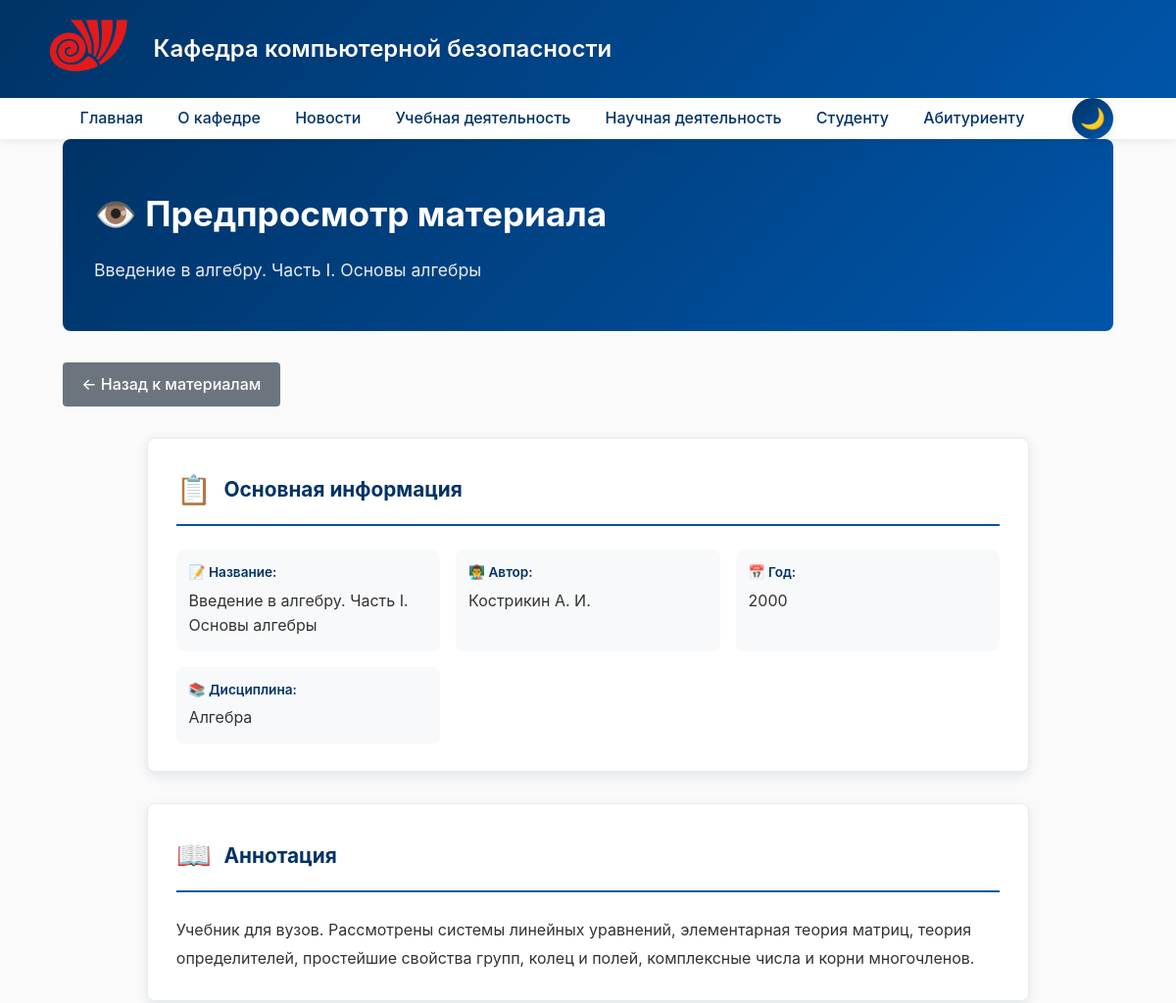
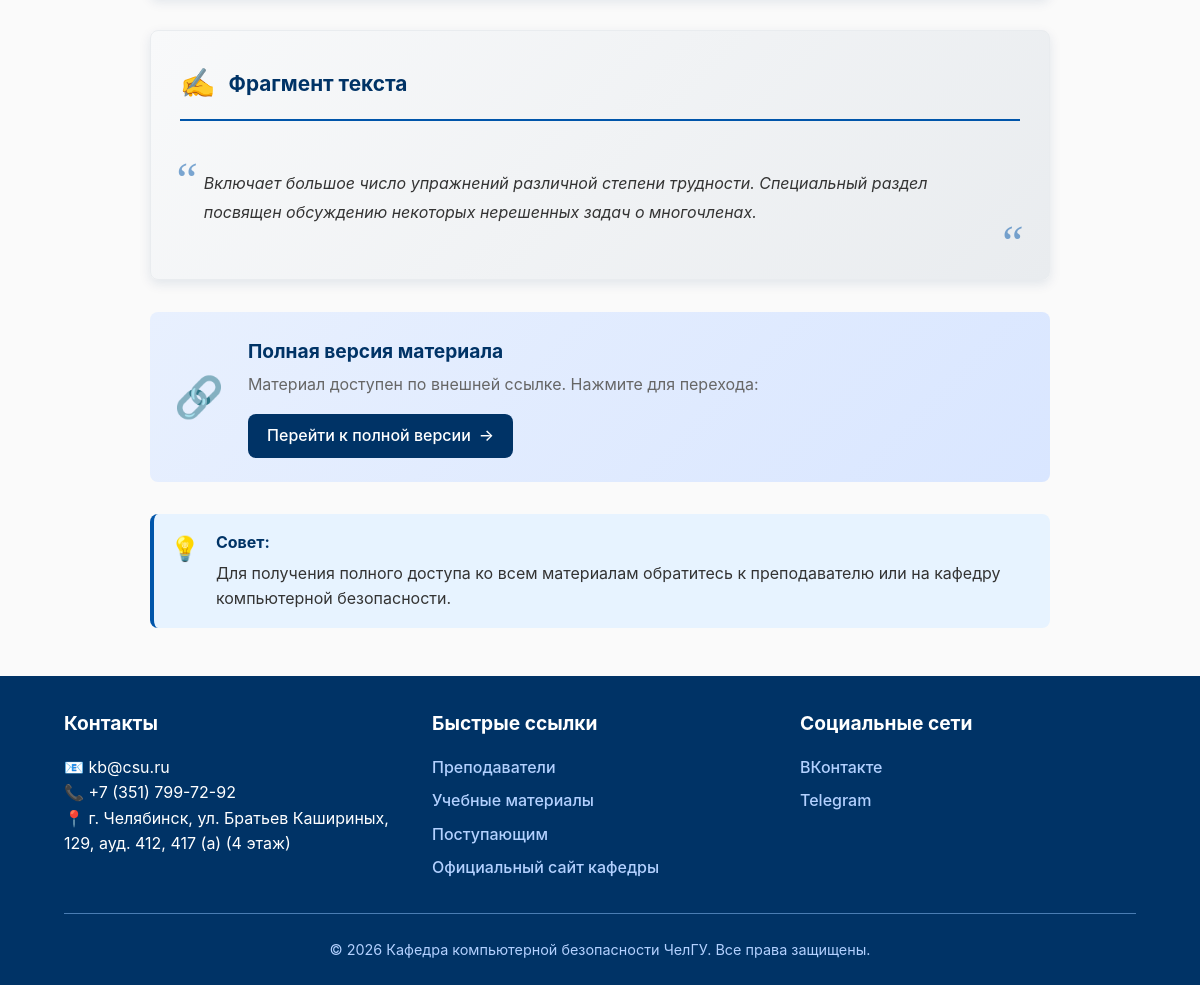
The app's page /preview/1 with its own data (2 pictures, top to bottom).
### models.py (models this page shows)
class Material(Base):
    __tablename__ = "materials"
    id = Column(Integer, primary_key=True, index=True)
    title = Column(String, index=True)          # Название книги/методички
    author = Column(String)                     # Автор
    discipline = Column(String, index=True)     # Дисциплина: "Алгебра", "Криптография" и т.д.
    description = Column(Text)                  # Аннотация
    file_path = Column(String, nullable=True)   # Путь к PDF (если разрешено публиковать)
    preview_text = Column(Text, nullable=True)  # Текст для предпросмотра (первые абзацы)
    external_link = Column(String, nullable=True)  # Ссылка на Лань/Юрайт/сайт изд-ва
    year = Column(Integer)

### main.py (the view)
@app.get("/preview/{material_id}")
def preview_material(
    material_id: int,
    request: Request,
    db: Session = Depends(get_db)
):
    material = db.query(DBMaterial).filter(DBMaterial.id == material_id).first()  # ✅
    if not material:
        raise HTTPException(status_code=404, detail="Материал не найден")
    return templates.TemplateResponse("preview.html", {
        "request": request,
        "material": material
    })

### templates/preview.html (shortened to what this page needs)
{% extends "base.html" %}
{% block content %}
<div class="hero" style="background: linear-gradient(135deg, #003366, #0055aa);">
    <h1>👁️ Предпросмотр материала</h1>
    <p>{{ material.title }}</p>
</div>
<div style="margin-bottom: 2rem;">
    <a href="/materials/{{ material.discipline }}" class="btn" style="background: #6c757d; display: inline-flex; align-items: center; gap: 0.5rem;">
        ← Назад к материалам
    </a>
</div>
<div class="preview-container">
    <div class="info-section">
        <div class="section-header">
            <span class="section-icon">📋</span>
            <h2>Основная информация</h2>
        </div>
        <div class="info-grid-preview">
            <div class="info-item-preview">
                <span class="info-label">📝 Название:</span>
                <span class="info-value">{{ material.title }}</span>
            </div>
            <div class="info-item-preview">
                <span class="info-label">👨‍🏫 Автор:</span>
                <span class="info-value">{{ material.author }}</span>
            </div>
            <div class="info-item-preview">
                <span class="info-label">📅 Год:</span>
                <span class="info-value">{{ material.year }}</span>
            </div>
            <div class="info-item-preview">
                <span class="info-label">📚 Дисциплина:</span>
                <span class="info-value">{{ material.discipline }}</span>
            </div>
        </div>
    </div>
    <div class="info-section">
        <div class="section-header">
            <span class="section-icon">📖</span>
            <h2>Аннотация</h2>
        </div>
        <div class="annotation-content">
            <p>{{ material.description }}</p>
        </div>
    </div>
    {% if material.preview_text %}
    <div class="info-section preview-text-section">
        <div class="section-header">
            <span class="section-icon">✍️</span>
            <h2>Фрагмент текста</h2>
        </div>
        <div class="preview-text-content">
            <div class="quote-mark">“</div>
            <p>{{ material.preview_text }}</p>
            <div class="quote-mark-end">”</div>
        </div>
    </div>
    {% endif %}
    {% if material.external_link %}
    <div class="external-section">
        <div class="external-card">
            <div class="external-icon">🔗</div>
            <div class="external-content">
                <h3>Полная версия материала</h3>
                <p>Материал доступен по внешней ссылке. Нажмите для перехода:</p>
                <a href="{{ material.external_link }}" target="_blank" class="external-link-btn">
                    Перейти к полной версии
                    <span class="btn-arrow">→</span>
                </a>
            </div>
        </div>
    </div>
    {% endif %}
    <div class="info-note-preview">
        <div class="note-icon">💡</div>
        <div class="note-content">
            <strong>Совет:</strong> Для получения полного доступа ко всем материалам обратитесь к преподавателю
            или на кафедру компьютерной безопасности.
        </div>
    </div>
</div>
{% endblock %}

### templates/base.html (style rules this page uses)
:root { --chelgu-primary: #003366; --chelgu-secondary: #0055aa; --chelgu-primary-dark: #002244; --text-color: #333333; --text-light: #666666; --bg-light: #ffffff; --border-color: #e9ecef; --shadow: 0 4px 12px rgba(0, 51, 102, 0.1); --radius: 8px; }
* { margin: 0; padding: 0; box-sizing: border-box; }
body { font-family: -apple-system, BlinkMacSystemFont, 'Segoe UI', Roboto, sans-serif; line-height: 1.6; color: var(--text-color); background-color: #fafafa; }
a { color: var(--chelgu-secondary); text-decoration: none; font-weight: 500; transition: color 0.2s; }
.btn { display: inline-block; background: var(--chelgu-secondary); color: white !important; padding: 0.6rem 1.2rem; border-radius: 4px; text-decoration: none; font-weight: 500; transition: background 0.2s; border: none; cursor: pointer; }
.hero { background: linear-gradient(135deg, var(--chelgu-primary), var(--chelgu-secondary)); color: white; padding: 3rem 2rem; border-radius: var(--radius); margin-bottom: 2rem; }
.hero h1 { font-size: 2.2rem; margin-bottom: 1rem; }
.hero p { font-size: 1.1rem; opacity: 0.9; }

### templates/preview.html (style rules this page uses)
.preview-container { max-width: 900px; margin: 0 auto; }
.info-section { background: white; border-radius: var(--radius); padding: 1.8rem; margin-bottom: 2rem; box-shadow: var(--shadow); border: 1px solid var(--border-color); transition: transform 0.3s ease; }
.section-header { display: flex; align-items: center; gap: 0.8rem; margin-bottom: 1.5rem; padding-bottom: 0.8rem; border-bottom: 2px solid var(--chelgu-secondary); }
.section-icon { font-size: 1.8rem; }
.section-header h2 { margin: 0; color: var(--chelgu-primary); font-size: 1.3rem; }
.info-grid-preview { display: grid; grid-template-columns: repeat(auto-fit, minmax(250px, 1fr)); gap: 1rem; }
.info-item-preview { padding: 0.8rem; background: #f8f9fa; border-radius: 8px; transition: all 0.2s; }
.info-label { display: block; font-weight: 600; color: var(--chelgu-primary); margin-bottom: 0.3rem; font-size: 0.85rem; }
.info-value { display: block; color: var(--text-color); font-size: 1rem; word-break: break-word; }
.annotation-content { line-height: 1.8; color: var(--text-color); font-size: 1rem; }
.annotation-content p { margin: 0; }
.preview-text-section { background: linear-gradient(135deg, #f8f9fa, #e9ecef); }
.preview-text-content { position: relative; padding: 1.5rem; font-style: italic; line-height: 1.8; color: var(--text-color); }
.quote-mark { font-size: 3rem; color: var(--chelgu-secondary); opacity: 0.5; position: absolute; top: -0.5rem; left: -0.5rem; font-family: serif; }
.quote-mark-end { font-size: 3rem; color: var(--chelgu-secondary); opacity: 0.5; position: absolute; bottom: -1rem; right: -0.5rem; font-family: serif; transform: rotate(180deg); }
.preview-text-content p { margin: 0; position: relative; z-index: 1; }
.note-icon { font-size: 1.2rem; }
.external-section { margin-bottom: 2rem; }
.external-card { display: flex; gap: 1.5rem; padding: 1.5rem; background: linear-gradient(135deg, #e8f0fe, #d9e6ff); border-radius: var(--radius); align-items: center; flex-wrap: wrap; transition: all 0.3s ease; }
.external-icon { font-size: 2.5rem; }
.external-content { flex: 1; }
.external-content h3 { color: var(--chelgu-primary); margin: 0 0 0.3rem; font-size: 1.2rem; }
.external-content p { color: var(--text-light); margin: 0 0 1rem; }
.external-link-btn { display: inline-flex; align-items: center; gap: 0.5rem; background: var(--chelgu-primary); color: white; padding: 0.6rem 1.2rem; border-radius: 8px; text-decoration: none; font-weight: 500; transition: all 0.2s; }
.btn-arrow { transition: transform 0.2s; }
.info-note-preview { display: flex; gap: 1rem; padding: 1rem; background: #e7f3ff; border-radius: var(--radius); margin-top: 2rem; border-left: 4px solid var(--chelgu-secondary); }
.info-note-preview .note-icon { font-size: 1.5rem; }
.info-note-preview .note-content { flex: 1; color: var(--text-color); }
.info-note-preview .note-content strong { color: var(--chelgu-primary); display: block; margin-bottom: 0.3rem; }

### records on screen
Material: title "Введение в алгебру. Часть I. Основы алгебры", author "Кострикин А. И.", year "2000", discipline "Алгебра", description "Учебник для вузов. Рассмотрены системы линейных уравнений, элементарная теория матриц, теория определителей, простейшие свойства групп, колец и полей, комплексные числа и корни многочленов.", preview_text "Включает большое число упражнений различной степени трудности. Специальный раздел посвящен обсуждению некоторых нерешенных задач о многочленах."
